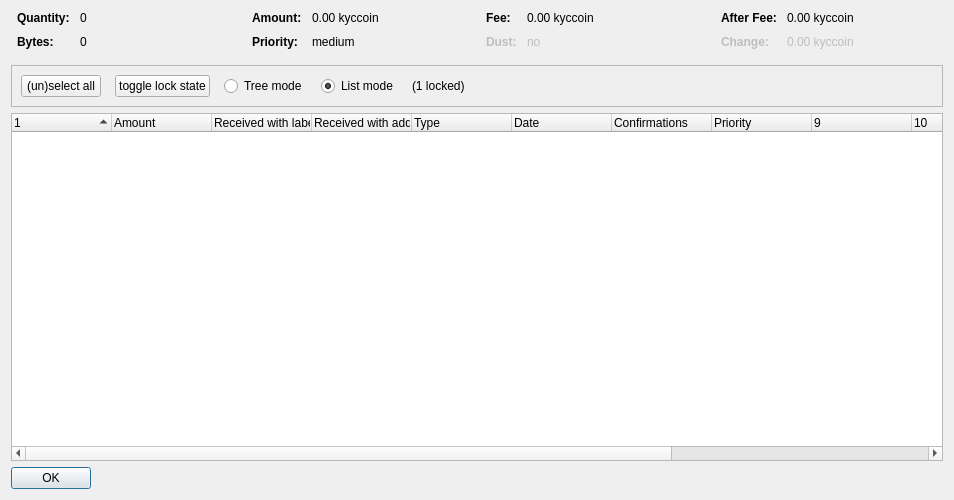
<?xml version="1.0" encoding="UTF-8"?>
<ui version="4.0">
 <class>CoinControlDialog</class>
 <widget class="QDialog" name="CoinControlDialog">
  <property name="geometry">
   <rect>
    <x>0</x>
    <y>0</y>
    <width>954</width>
    <height>500</height>
   </rect>
  </property>
  <property name="windowTitle">
   <string>Coin Selection</string>
  </property>
  <layout class="QVBoxLayout" name="verticalLayout">
   <item>
    <layout class="QHBoxLayout" name="horizontalLayoutTop" stretch="0,0,0,0">
     <property name="topMargin">
      <number>0</number>
     </property>
     <property name="bottomMargin">
      <number>10</number>
     </property>
     <item>
      <layout class="QFormLayout" name="formLayoutCoinControl1">
       <property name="horizontalSpacing">
        <number>10</number>
       </property>
       <property name="verticalSpacing">
        <number>10</number>
       </property>
       <property name="leftMargin">
        <number>6</number>
       </property>
       <property name="rightMargin">
        <number>6</number>
       </property>
       <item row="0" column="0">
        <widget class="QLabel" name="labelCoinControlQuantityText">
         <property name="font">
          <font>
           <weight>75</weight>
           <bold>true</bold>
          </font>
         </property>
         <property name="text">
          <string>Quantity:</string>
         </property>
        </widget>
       </item>
       <item row="0" column="1">
        <widget class="QLabel" name="labelCoinControlQuantity">
         <property name="cursor">
          <cursorShape>IBeamCursor</cursorShape>
         </property>
         <property name="contextMenuPolicy">
          <enum>Qt::ActionsContextMenu</enum>
         </property>
         <property name="text">
          <string notr="true">0</string>
         </property>
         <property name="textInteractionFlags">
          <set>Qt::LinksAccessibleByMouse|Qt::TextSelectableByKeyboard|Qt::TextSelectableByMouse</set>
         </property>
        </widget>
       </item>
       <item row="1" column="0">
        <widget class="QLabel" name="labelCoinControlBytesText">
         <property name="font">
          <font>
           <weight>75</weight>
           <bold>true</bold>
          </font>
         </property>
         <property name="text">
          <string>Bytes:</string>
         </property>
        </widget>
       </item>
       <item row="1" column="1">
        <widget class="QLabel" name="labelCoinControlBytes">
         <property name="cursor">
          <cursorShape>IBeamCursor</cursorShape>
         </property>
         <property name="contextMenuPolicy">
          <enum>Qt::ActionsContextMenu</enum>
         </property>
         <property name="text">
          <string notr="true">0</string>
         </property>
         <property name="textInteractionFlags">
          <set>Qt::LinksAccessibleByMouse|Qt::TextSelectableByKeyboard|Qt::TextSelectableByMouse</set>
         </property>
        </widget>
       </item>
      </layout>
     </item>
     <item>
      <layout class="QFormLayout" name="formLayoutCoinControl2">
       <property name="horizontalSpacing">
        <number>10</number>
       </property>
       <property name="verticalSpacing">
        <number>10</number>
       </property>
       <property name="leftMargin">
        <number>6</number>
       </property>
       <property name="rightMargin">
        <number>6</number>
       </property>
       <item row="0" column="0">
        <widget class="QLabel" name="labelCoinControlAmountText">
         <property name="font">
          <font>
           <weight>75</weight>
           <bold>true</bold>
          </font>
         </property>
         <property name="text">
          <string>Amount:</string>
         </property>
        </widget>
       </item>
       <item row="0" column="1">
        <widget class="QLabel" name="labelCoinControlAmount">
         <property name="cursor">
          <cursorShape>IBeamCursor</cursorShape>
         </property>
         <property name="contextMenuPolicy">
          <enum>Qt::ActionsContextMenu</enum>
         </property>
         <property name="text">
          <string notr="true">0.00 kyccoin</string>
         </property>
         <property name="textInteractionFlags">
          <set>Qt::LinksAccessibleByMouse|Qt::TextSelectableByKeyboard|Qt::TextSelectableByMouse</set>
         </property>
        </widget>
       </item>
       <item row="1" column="0">
        <widget class="QLabel" name="labelCoinControlPriorityText">
         <property name="font">
          <font>
           <weight>75</weight>
           <bold>true</bold>
          </font>
         </property>
         <property name="text">
          <string>Priority:</string>
         </property>
        </widget>
       </item>
       <item row="1" column="1">
        <widget class="QLabel" name="labelCoinControlPriority">
         <property name="cursor">
          <cursorShape>IBeamCursor</cursorShape>
         </property>
         <property name="contextMenuPolicy">
          <enum>Qt::ActionsContextMenu</enum>
         </property>
         <property name="text">
          <string>medium</string>
         </property>
         <property name="textInteractionFlags">
          <set>Qt::LinksAccessibleByMouse|Qt::TextSelectableByKeyboard|Qt::TextSelectableByMouse</set>
         </property>
        </widget>
       </item>
      </layout>
     </item>
     <item>
      <layout class="QFormLayout" name="formLayoutCoinControl3">
       <property name="horizontalSpacing">
        <number>10</number>
       </property>
       <property name="verticalSpacing">
        <number>10</number>
       </property>
       <property name="leftMargin">
        <number>6</number>
       </property>
       <property name="rightMargin">
        <number>6</number>
       </property>
       <item row="0" column="0">
        <widget class="QLabel" name="labelCoinControlFeeText">
         <property name="font">
          <font>
           <weight>75</weight>
           <bold>true</bold>
          </font>
         </property>
         <property name="text">
          <string>Fee:</string>
         </property>
        </widget>
       </item>
       <item row="0" column="1">
        <widget class="QLabel" name="labelCoinControlFee">
         <property name="cursor">
          <cursorShape>IBeamCursor</cursorShape>
         </property>
         <property name="contextMenuPolicy">
          <enum>Qt::ActionsContextMenu</enum>
         </property>
         <property name="text">
          <string notr="true">0.00 kyccoin</string>
         </property>
         <property name="textInteractionFlags">
          <set>Qt::LinksAccessibleByMouse|Qt::TextSelectableByKeyboard|Qt::TextSelectableByMouse</set>
         </property>
        </widget>
       </item>
       <item row="1" column="0">
        <widget class="QLabel" name="labelCoinControlLowOutputText">
         <property name="enabled">
          <bool>false</bool>
         </property>
         <property name="font">
          <font>
           <weight>75</weight>
           <bold>true</bold>
          </font>
         </property>
         <property name="text">
          <string>Dust:</string>
         </property>
        </widget>
       </item>
       <item row="1" column="1">
        <widget class="QLabel" name="labelCoinControlLowOutput">
         <property name="enabled">
          <bool>false</bool>
         </property>
         <property name="cursor">
          <cursorShape>IBeamCursor</cursorShape>
         </property>
         <property name="contextMenuPolicy">
          <enum>Qt::ActionsContextMenu</enum>
         </property>
         <property name="text">
          <string>no</string>
         </property>
         <property name="textInteractionFlags">
          <set>Qt::LinksAccessibleByMouse|Qt::TextSelectableByKeyboard|Qt::TextSelectableByMouse</set>
         </property>
        </widget>
       </item>
      </layout>
     </item>
     <item>
      <layout class="QFormLayout" name="formLayoutCoinControl4">
       <property name="horizontalSpacing">
        <number>10</number>
       </property>
       <property name="verticalSpacing">
        <number>10</number>
       </property>
       <property name="leftMargin">
        <number>6</number>
       </property>
       <property name="rightMargin">
        <number>6</number>
       </property>
       <item row="0" column="0">
        <widget class="QLabel" name="labelCoinControlAfterFeeText">
         <property name="font">
          <font>
           <weight>75</weight>
           <bold>true</bold>
          </font>
         </property>
         <property name="text">
          <string>After Fee:</string>
         </property>
        </widget>
       </item>
       <item row="0" column="1">
        <widget class="QLabel" name="labelCoinControlAfterFee">
         <property name="cursor">
          <cursorShape>IBeamCursor</cursorShape>
         </property>
         <property name="contextMenuPolicy">
          <enum>Qt::ActionsContextMenu</enum>
         </property>
         <property name="text">
          <string notr="true">0.00 kyccoin</string>
         </property>
         <property name="textInteractionFlags">
          <set>Qt::LinksAccessibleByMouse|Qt::TextSelectableByKeyboard|Qt::TextSelectableByMouse</set>
         </property>
        </widget>
       </item>
       <item row="1" column="0">
        <widget class="QLabel" name="labelCoinControlChangeText">
         <property name="enabled">
          <bool>false</bool>
         </property>
         <property name="font">
          <font>
           <weight>75</weight>
           <bold>true</bold>
          </font>
         </property>
         <property name="text">
          <string>Change:</string>
         </property>
        </widget>
       </item>
       <item row="1" column="1">
        <widget class="QLabel" name="labelCoinControlChange">
         <property name="enabled">
          <bool>false</bool>
         </property>
         <property name="cursor">
          <cursorShape>IBeamCursor</cursorShape>
         </property>
         <property name="contextMenuPolicy">
          <enum>Qt::ActionsContextMenu</enum>
         </property>
         <property name="text">
          <string notr="true">0.00 kyccoin</string>
         </property>
         <property name="textInteractionFlags">
          <set>Qt::LinksAccessibleByMouse|Qt::TextSelectableByKeyboard|Qt::TextSelectableByMouse</set>
         </property>
        </widget>
       </item>
      </layout>
     </item>
    </layout>
   </item>
   <item>
    <widget class="QFrame" name="frame">
     <property name="minimumSize">
      <size>
       <width>0</width>
       <height>40</height>
      </size>
     </property>
     <property name="frameShape">
      <enum>QFrame::StyledPanel</enum>
     </property>
     <property name="frameShadow">
      <enum>QFrame::Sunken</enum>
     </property>
     <layout class="QHBoxLayout" name="horizontalLayout">
      <item>
       <layout class="QHBoxLayout" name="horizontalLayoutPanel" stretch="0,0,0,0,0,0">
        <property name="spacing">
         <number>14</number>
        </property>
        <item>
         <widget class="QPushButton" name="pushButtonSelectAll">
          <property name="sizePolicy">
           <sizepolicy hsizetype="Maximum" vsizetype="Fixed">
            <horstretch>0</horstretch>
            <verstretch>0</verstretch>
           </sizepolicy>
          </property>
          <property name="text">
           <string>(un)select all</string>
          </property>
          <property name="autoDefault">
           <bool>false</bool>
          </property>
         </widget>
        </item>
        <item>
         <widget class="QPushButton" name="pushButtonToggleLock">
          <property name="sizePolicy">
           <sizepolicy hsizetype="Maximum" vsizetype="Fixed">
            <horstretch>0</horstretch>
            <verstretch>0</verstretch>
           </sizepolicy>
          </property>
          <property name="text">
           <string>toggle lock state</string>
          </property>
          <property name="autoDefault">
           <bool>false</bool>
          </property>
         </widget>
        </item>
        <item>
         <widget class="QRadioButton" name="radioTreeMode">
          <property name="sizePolicy">
           <sizepolicy hsizetype="Maximum" vsizetype="Fixed">
            <horstretch>0</horstretch>
            <verstretch>0</verstretch>
           </sizepolicy>
          </property>
          <property name="text">
           <string>Tree mode</string>
          </property>
         </widget>
        </item>
        <item>
         <widget class="QRadioButton" name="radioListMode">
          <property name="sizePolicy">
           <sizepolicy hsizetype="Maximum" vsizetype="Fixed">
            <horstretch>0</horstretch>
            <verstretch>0</verstretch>
           </sizepolicy>
          </property>
          <property name="text">
           <string>List mode</string>
          </property>
          <property name="checked">
           <bool>true</bool>
          </property>
         </widget>
        </item>
        <item>
         <widget class="QLabel" name="labelLocked">
          <property name="text">
           <string>(1 locked)</string>
          </property>
         </widget>
        </item>
        <item>
         <spacer name="horizontalSpacer">
          <property name="orientation">
           <enum>Qt::Horizontal</enum>
          </property>
          <property name="sizeHint" stdset="0">
           <size>
            <width>40</width>
            <height>20</height>
           </size>
          </property>
         </spacer>
        </item>
       </layout>
      </item>
     </layout>
    </widget>
   </item>
   <item>
    <widget class="CoinControlTreeWidget" name="treeWidget">
     <property name="contextMenuPolicy">
      <enum>Qt::CustomContextMenu</enum>
     </property>
     <property name="sortingEnabled">
      <bool>false</bool>
     </property>
     <property name="columnCount">
      <number>13</number>
     </property>
     <attribute name="headerShowSortIndicator" stdset="0">
      <bool>true</bool>
     </attribute>
     <attribute name="headerStretchLastSection">
      <bool>false</bool>
     </attribute>
     <column>
      <property name="text">
       <string/>
      </property>
     </column>
     <column>
      <property name="text">
       <string>Amount</string>
      </property>
     </column>
     <column>
      <property name="text">
       <string>Received with label</string>
      </property>
     </column>
     <column>
      <property name="text">
       <string>Received with address</string>
      </property>
     </column>
     <column>
      <property name="text">
       <string>Type</string>
      </property>
     </column>
     <column>
      <property name="text">
       <string>Date</string>
      </property>
     </column>
     <column>
      <property name="text">
       <string>Confirmations</string>
      </property>
      <property name="toolTip">
       <string>Confirmed</string>
      </property>
     </column>
     <column>
      <property name="text">
       <string>Priority</string>
      </property>
     </column>
     <column>
      <property name="text">
       <string/>
      </property>
     </column>
     <column>
      <property name="text">
       <string/>
      </property>
     </column>
     <column>
      <property name="text">
       <string/>
      </property>
     </column>
     <column>
      <property name="text">
       <string/>
      </property>
     </column>
     <column>
      <property name="text">
       <string/>
      </property>
     </column>
    </widget>
   </item>
   <item>
    <widget class="QDialogButtonBox" name="buttonBox">
     <property name="sizePolicy">
      <sizepolicy hsizetype="Maximum" vsizetype="Fixed">
       <horstretch>0</horstretch>
       <verstretch>0</verstretch>
      </sizepolicy>
     </property>
     <property name="orientation">
      <enum>Qt::Horizontal</enum>
     </property>
     <property name="standardButtons">
      <set>QDialogButtonBox::Ok</set>
     </property>
    </widget>
   </item>
  </layout>
 </widget>
 <customwidgets>
  <customwidget>
   <class>CoinControlTreeWidget</class>
   <extends>QTreeWidget</extends>
   <header>coincontroltreewidget.h</header>
  </customwidget>
 </customwidgets>
 <resources/>
 <connections/>
</ui>
